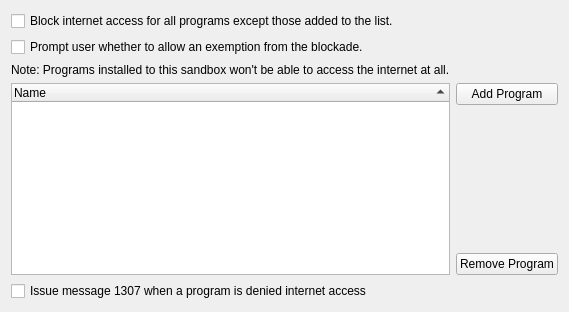
       <widget class="QWidget" name="tabInternet">
        <attribute name="title">
         <string>Internet Restrictions</string>
        </attribute>
        <layout class="QGridLayout" name="gridLayout_21">
         <item row="0" column="0">
          <layout class="QGridLayout" name="gridLayout_20">
           <item row="7" column="0">
            <widget class="QCheckBox" name="chkINetBlockMsg">
             <property name="text">
              <string>Issue message 1307 when a program is denied internet access</string>
             </property>
            </widget>
           </item>
           <item row="1" column="0">
            <widget class="QCheckBox" name="chkBlockINet">
             <property name="text">
              <string>Block internet access for all programs except those added to the list.</string>
             </property>
            </widget>
           </item>
           <item row="4" column="0" rowspan="3">
            <widget class="QTreeWidget" name="treeINet">
             <property name="sortingEnabled">
              <bool>true</bool>
             </property>
             <column>
              <property name="text">
               <string>Name</string>
              </property>
             </column>
            </widget>
           </item>
           <item row="3" column="0">
            <widget class="QLabel" name="label_11">
             <property name="text">
              <string>Note: Programs installed to this sandbox won't be able to access the internet at all.</string>
             </property>
            </widget>
           </item>
           <item row="6" column="1">
            <widget class="QPushButton" name="btnDelINetProg">
             <property name="text">
              <string>Remove Program</string>
             </property>
            </widget>
           </item>
           <item row="4" column="1">
            <widget class="QPushButton" name="btnAddINetProg">
             <property name="text">
              <string>Add Program</string>
             </property>
            </widget>
           </item>
           <item row="5" column="1">
            <spacer name="verticalSpacer_9">
             <property name="orientation">
              <enum>Qt::Vertical</enum>
             </property>
             <property name="sizeHint" stdset="0">
              <size>
               <width>20</width>
               <height>40</height>
              </size>
             </property>
            </spacer>
           </item>
           <item row="2" column="0">
            <widget class="QCheckBox" name="chkINetBlockPrompt">
             <property name="text">
              <string>Prompt user whether to allow an exemption from the blockade.</string>
             </property>
            </widget>
           </item>
          </layout>
         </item>
        </layout>
       </widget>
